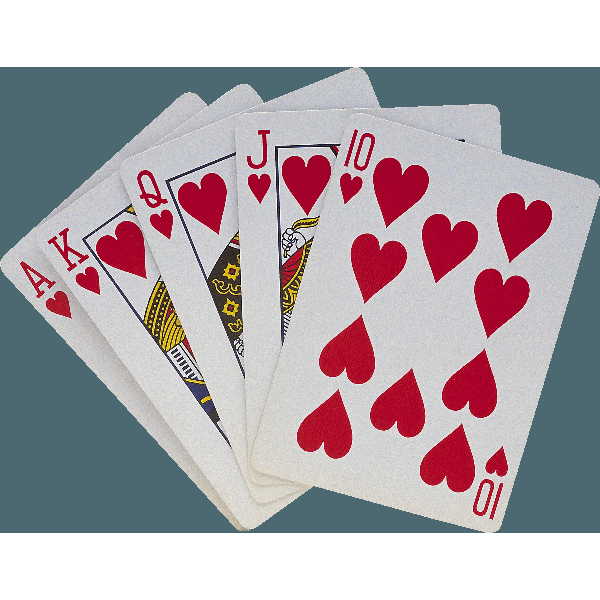
#> input picture Resources/cards.png, 600 x 600 px, given in place of the camera
$ python Virtual_paint.py
#> lines starting #> are read from the running program, lines starting #| are printed output that depends on the picture; after the words box and inside, x2 and y2 are one past the last pixel; in counts of white or black regions, pixels touching at a corner belong together
#> further down, img is the input picture: shape (600, 600, 3); mean B, G, R 173.1, 167.9, 176.2
import cv2
import numpy as np

frameWidth = 640
frameHeight = 480
cap = cv2.VideoCapture(0)
cap.set(3,frameWidth)
cap.set(4,frameHeight)
cap.set(10,150) #brightness

myColors = [["red",0,137,111,23,255,255], #red
            ["blue",104,57,91,122,255,255], #blue
            ['green',53,63,0,95,165,175]] #green

#BGR Format
myColorValues = [[0,0,255],
                 [255,0,0],
                 [0,255,0]]

myPoints = [] #[x,y,colorIndex]q


def findColor(img,myColors,myColorValues):
    imgHSV = cv2.cvtColor(img,cv2.COLOR_BGR2HSV)
#> imgHSV: shape (600, 600, 3); mean H, S, V 74.6, 52.2, 187.9
    count = 0
    newPoints = []
    for color in myColors:
        lower = np.array(color[1:4])
        upper = np.array(color[4:7])
        mask = cv2.inRange(imgHSV,lower,upper)
        x,y = getContours(mask)
        cv2.circle(imgResult,(x,y),10, myColorValues[count],cv2.FILLED)
        if x!=0 and y!=0:
            newPoints.append([x,y,count])
        count += 1
#> this loop made 3 passes
#> contours in getContours on pass 1: 221 contours, all with area under 20
#> pass 1, in findColor, `mask = cv2.inRange(imgHSV,lower,upper)`:
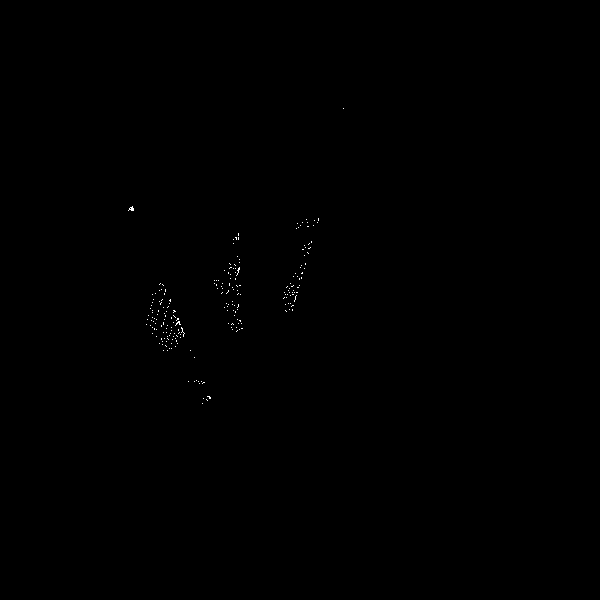
#> mask: shape (600, 600); 0.11% white in thin lines or dots, all inside (x1, y1, x2, y2) = (128, 108, 344, 404)
#> pass 2, in findColor, `mask = cv2.inRange(imgHSV,lower,upper)`:
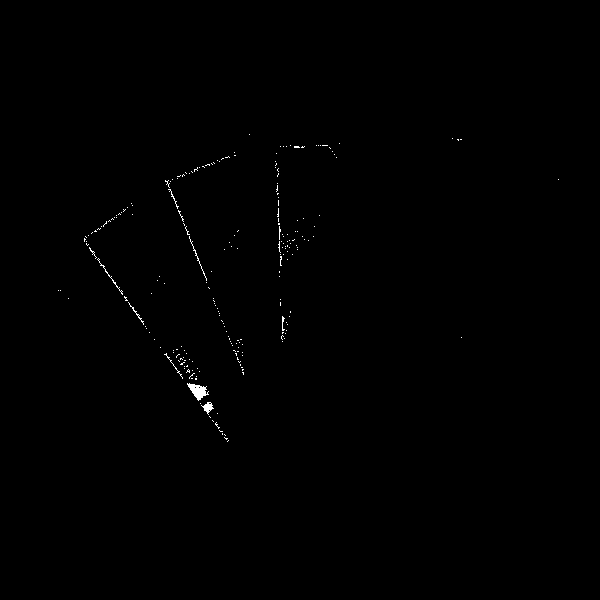
#> mask: shape (600, 600); 0.29% white in thin lines or dots, all inside (x1, y1, x2, y2) = (58, 134, 559, 442)
#> after the loop: imgResult: shape (600, 600, 3); 0.02% of pixels changed, all inside (x1, y1, x2, y2) = (0, 0, 11, 11)
#> after the loop, count = 3; newPoints = []
        # cv2.imshow(color[0],mask) #uncomment to view the masks
    return newPoints

def getContours(img):
    contours,hierarchy = cv2.findContours(img,cv2.RETR_EXTERNAL,cv2.CHAIN_APPROX_NONE)
    x,y,w,h = 0,0,0,0
    for cnt in contours:
        area = cv2.contourArea(cnt)
        if area > 500:
            # cv2.drawContours(imgResult, cnt, -1, (255, 0, 0), thickness=3)  # uncomment to view the contour
            peri = cv2.arcLength(cnt,True)
            approx = cv2.approxPolyDP(cnt,0.02*peri,True) # find corners
            x,y,w,h = cv2.boundingRect(approx)
    return x+w,y+h//2

def drawOnCanvas(myPoints,myColorValues):
    for point in myPoints:
        cv2.circle(imgResult, (point[0],point[1]), 10, myColorValues[point[2]], cv2.FILLED)


while True:
    success, img = cap.read()
    imgResult = img.copy()
    newPoints = findColor(img,myColors,myColorValues)
#> newPoints = []
    if len(newPoints) != 0:
        for newPoint in newPoints:
            myPoints.append(newPoint)
            myPoints.append(newPoint)
    if len(myPoints) != 0:
        drawOnCanvas(myPoints,myColorValues)

    cv2.imshow("Video",imgResult)

    if cv2.waitKey(1) & 0xFF == ord('q'):
#> (key q is pressed here)
        break
